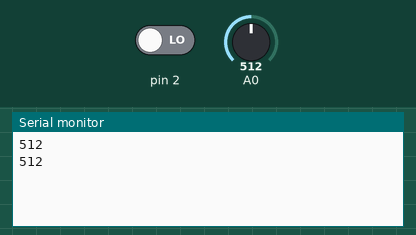
Bench run of a sketch on a simulated Arduino Uno, built with avr-gcc and run on an emulated ATmega328P. Parts: the last lines printed to the serial monitor. The inputs (shaded band) are chosen by the test bench; at power-on: pin 2 LOW, A0 = 512.

Above: at 2.8 s.
2.9 s: pin 2 driven HIGH
At 4.8 s:
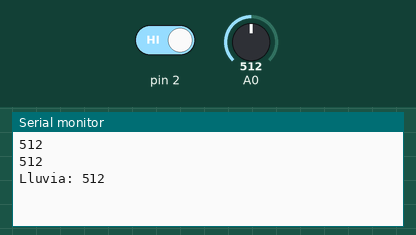
7.5 s: A0 set to 716
At 9.1 s:
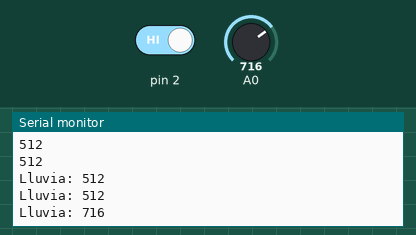
10.2 s: A0 set to 900
At 12.7 s:
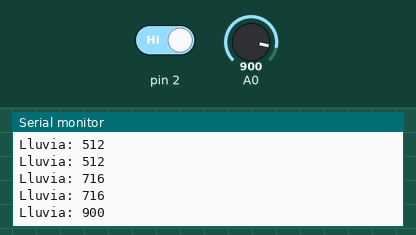
12.9 s: pin 2 driven LOW
At 14.9 s:
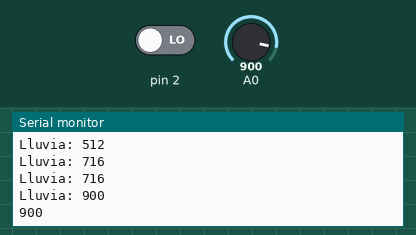
Timing chart, 0 to 16.4 s (numbered marks = the images above; inputs shaded):
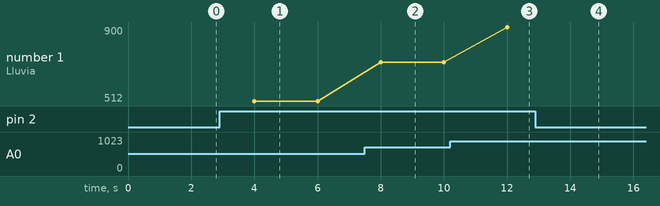

The sketch:

PA-Sensor_Lluvia.ino
```cpp
void setup()
{
  Serial.begin(9600);
  pinMode(2,INPUT);
}

void loop()
{
  int estado=digitalRead(2);
  if(estado==HIGH)
  {
    Serial.print("Lluvia: ");
    //Serial.println(analogRead(A0));
  }
  Serial.println(analogRead(A0));
  delay(2000);
}
```

Measured:
- after the input at 2.9 s, the serial monitor: prints a new line after 1.1 s (image 1)
- after the input at 7.5 s, the serial monitor: prints a new line after 0.50 s (image 2)
- after the input at 10.2 s, the serial monitor: prints a new line after 1.8 s (image 3)
- after the input at 12.9 s, the serial monitor: prints a new line after 1.1 s (image 4)
- plotted number 1: 512 → 716 after the input at 7.5 s, 716 → 900 after the input at 10.2 s
